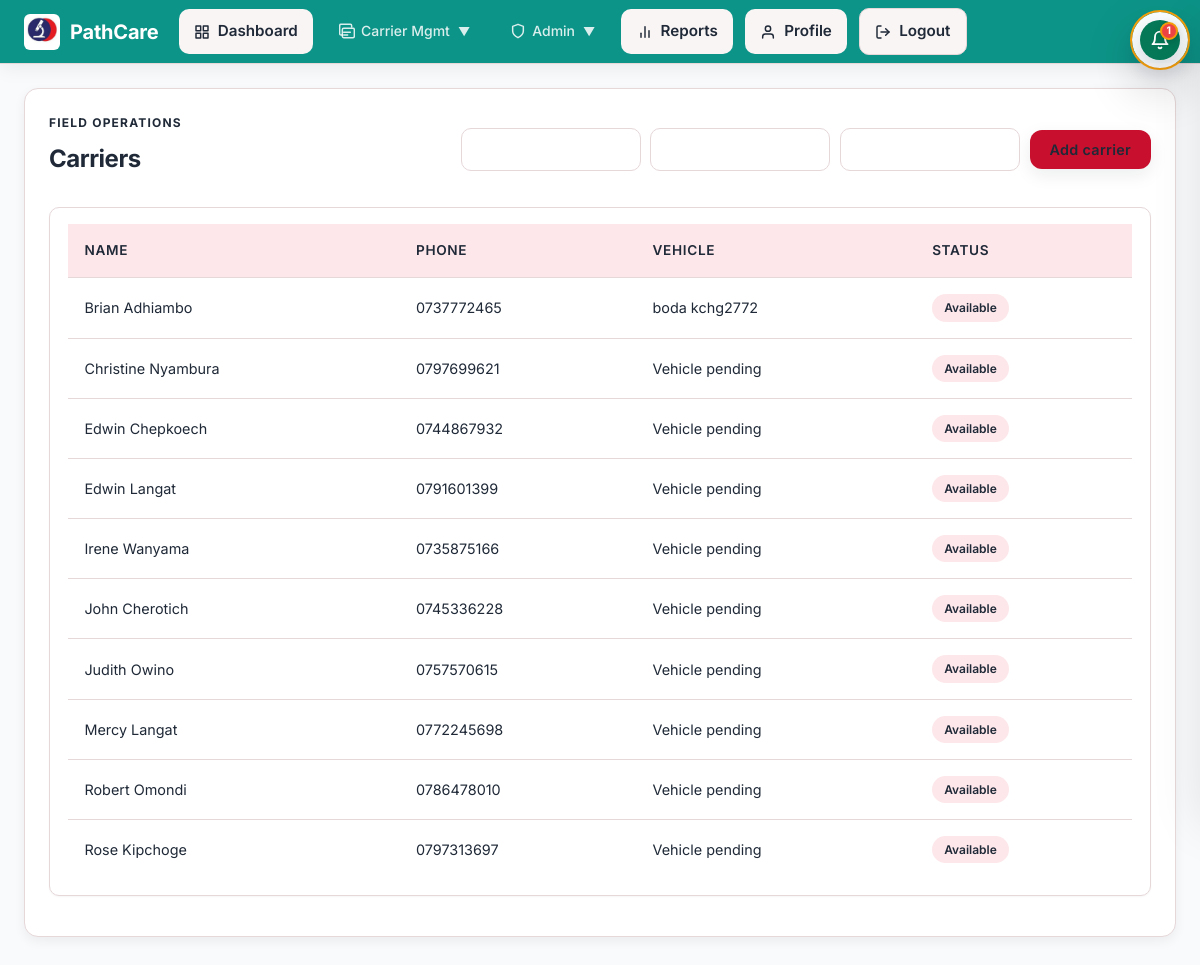
Page /carriers/ (signed in) on the committed database.
### tracking/models.py (models this page shows, shortened)
class Carrier(models.Model):
    class Status(models.TextChoices):
        AVAILABLE = "available", "Available"
        ON_JOB = "on_job", "On job"
        OFFLINE = "offline", "Offline"
    id = models.UUIDField(primary_key=True, default=uuid.uuid4, editable=False)
    user = models.OneToOneField(
        settings.AUTH_USER_MODEL,
        on_delete=models.CASCADE,
        related_name="carrier_profile",
        null=True,
        blank=True,
    )
    phone = models.CharField(max_length=32)
    vehicle = models.OneToOneField(
        'Vehicle',
        on_delete=models.SET_NULL,
        null=True,
        blank=True,
        related_name='carrier',
    )
    vehicle_type = models.CharField(max_length=64, blank=True)
    vehicle_plate = models.CharField(max_length=32, blank=True)
    status = models.CharField(max_length=16, choices=Status.choices, default=Status.AVAILABLE)
    current_latitude = models.FloatField(null=True, blank=True)
    current_longitude = models.FloatField(null=True, blank=True)
    last_location_update = models.DateTimeField(null=True, blank=True)
    is_active = models.BooleanField(default=True)
    @property
    def display_name(self):
        try:
            user = self.user
        except Exception:
            return "Unnamed carrier"
        if user is None:
            return "Unnamed carrier"
        return user.get_full_name() or user.username
    @property
    def vehicle_display(self):
        if self.vehicle:
            return str(self.vehicle)
        if self.vehicle_type or self.vehicle_plate:
            return f"{self.vehicle_type} {self.vehicle_plate}".strip()
        return "Vehicle pending"

### accounts/models.py (models this page shows, shortened)
class User(AbstractUser):
    class Role(models.TextChoices):
        SUPER_ADMIN = "super_admin", "Super Admin"
        DISPATCHER = "dispatcher", "Dispatcher"
        CARRIER = "carrier", "Carrier"
        CLIENT = "client", "Client"
        LAB_STAFF = "lab_staff", "Lab Staff"
    role = models.CharField(max_length=20, choices=Role.choices, default=Role.DISPATCHER)
    phone = models.CharField(max_length=32, blank=True)
    department = models.CharField(max_length=100, blank=True)
    objects = PathcareUserManager()

### tracking/views.py (the view)
# urls.py: path("carriers/", views.carrier_list, name="carrier_list"),
@role_required("super_admin", "dispatcher")
def carrier_list(request):
    carriers = Carrier.objects.filter(is_active=True).select_related("user").order_by("user__first_name")
    page = request.GET.get("page", 1)
    paginator = Paginator(carriers, 15)
    carriers = paginator.get_page(page)
    query_params = request.GET.copy()
    if "page" in query_params:
        del query_params["page"]
    return render(request, "tracking/carrier_list.html", {
        "carriers": carriers,
        "form": CarrierForm(),
        "page_obj": carriers,
        "querystring": query_params.urlencode(),
    })

### tracking/forms.py (shortened to what this page needs)
class CarrierForm(forms.Form):
    username = forms.CharField(max_length=150)
    password = forms.CharField(widget=forms.PasswordInput)
    first_name = forms.CharField(max_length=150, required=False)
    last_name = forms.CharField(max_length=150, required=False)
    phone = forms.CharField(max_length=32)
    vehicle_type = forms.CharField(max_length=64, required=False)
    vehicle_plate = forms.CharField(max_length=32, required=False)

### tracking/context_processors.py (called while the page is built)
def notifications(request):
    if not request.user.is_authenticated:
        return {}
    try:
        unread = Notification.objects.filter(user=request.user, is_read=False).count()
        recent = Notification.objects.filter(user=request.user).order_by("-created_at")[:10]
        return {"notifications_unread_count": unread, "notifications_list": recent}
    except Exception:
        return {}

### tracking/templates/tracking/carrier_list.html (shortened to what this page needs)
{% extends "tracking/base.html" %}
{% block content %}
<section class="panel">
  <div class="panel-header">
    <div>
      <p class="eyebrow">Field operations</p>
      <h2>Carriers</h2>
    </div>
    <form method="post" action="{% url 'tracking:carrier_create' %}" class="inline-form">
      {{ form.username }}
      {{ form.password }}
      {{ form.phone }}
      <button class="button primary" type="submit">Add carrier</button>
    </form>
  </div>
  {% if carriers %}
    <div class="table-card">
      <table>
        <thead><tr><th>Name</th><th>Phone</th><th>Vehicle</th><th>Status</th></tr></thead>
        <tbody>
          {% for carrier in carriers %}
            <tr>
              <td>{{ carrier.display_name }}</td>
              <td>{{ carrier.phone }}</td>
              <td>{{ carrier.vehicle_display }}</td>
              <td><span class="status-pill">{{ carrier.get_status_display }}</span></td>
            </tr>
          {% endfor %}
        </tbody>
      </table>
    </div>
  {% else %}
    <p class="empty-state">No carriers yet.</p>
  {% endif %}
</section>
{% endblock %}

### tracking/templates/tracking/base.html (style rules this page uses)
:root { --color-primary: #0d9488; --color-primary-hover: #0f766e; --color-primary-soft: #f0fdfa; --color-primary-border: #99f6e4; --color-primary-ink: #115e59; --color-surface: #ffffff; --color-surface-alt: #f8fafc; --color-surface-raised: #ffffff; --color-text: #0f172a; --color-text-secondary: #475569; --color-text-muted: #94a3b8; --color-border: #e2e8f0; --color-border-light: #f1f5f9; --color-danger: #ef4444; --color-danger-soft: #fef2f2; --color-warning: #f59e0b; --color-warning-soft: #fffbeb; --color-success: #10b981; --color-success-soft: #ecfdf5; --color-info: #3b82f6; --color-info-soft: #eff6ff; --space-xs: 4px; --space-sm: 8px; --space-md: 16px; --space-lg: 24px; --space-xl: 32px; --space-2xl: 48px; --radius-sm: 6px; --radius-md: 10px; --radius-lg: 14px; --radius-xl: 20px; --radius-full: 9999px; --shadow-sm: 0 1px 2px rgba(0,0,0,.04); --shadow-md: 0 4px 12px rgba(0,0,0,.06); --shadow-lg: 0 12px 32px rgba(0,0,0,.08); --shadow-xl: 0 24px 48px rgba(0,0,0,.10); --shadow-nav: 0 2px 20px rgba(0,0,0,.08); --ease-out: cubic-bezier(0.16, 1, 0.3, 1); --ease-in-out: cubic-bezier(0.65, 0, 0.35, 1); --duration-fast: 150ms; --duration-normal: 250ms; --duration-slow: 400ms; --font-sans: 'Inter', system-ui, -apple-system, sans-serif; }
*, *::before, *::after { margin: 0; padding: 0; box-sizing: border-box; }
html { font-family: var(--font-sans); -webkit-font-smoothing: antialiased; -moz-osx-font-smoothing: grayscale; -webkit-tap-highlight-color: transparent; scroll-behavior: smooth; }
body { background: var(--color-surface-alt); color: var(--color-text); line-height: 1.6; min-height: 100vh; min-height: 100dvh; overflow-x: hidden; }

### rows in the picture
Carrier: display_name "Brian Adhiambo", phone "0737772465", vehicle_display "boda kchg2772", status "Available"
Carrier: display_name "Christine Nyambura", phone "0797699621", vehicle_display "Vehicle pending", status "Available"
Carrier: display_name "Edwin Chepkoech", phone "0744867932", vehicle_display "Vehicle pending", status "Available"
Carrier: display_name "Edwin Langat", phone "0791601399", vehicle_display "Vehicle pending", status "Available"
Carrier: display_name "Irene Wanyama", phone "0735875166", vehicle_display "Vehicle pending", status "Available"
Carrier: display_name "John Cherotich", phone "0745336228", vehicle_display "Vehicle pending", status "Available"
Carrier: display_name "Judith Owino", phone "0757570615", vehicle_display "Vehicle pending", status "Available"
Carrier: display_name "Mercy Langat", phone "0772245698", vehicle_display "Vehicle pending", status "Available"
Carrier: display_name "Robert Omondi", phone "0786478010", vehicle_display "Vehicle pending", status "Available"
Carrier: display_name "Rose Kipchoge", phone "0797313697", vehicle_display "Vehicle pending", status "Available"

### other values in the picture
{{ notifications_unread_count }} "1"
